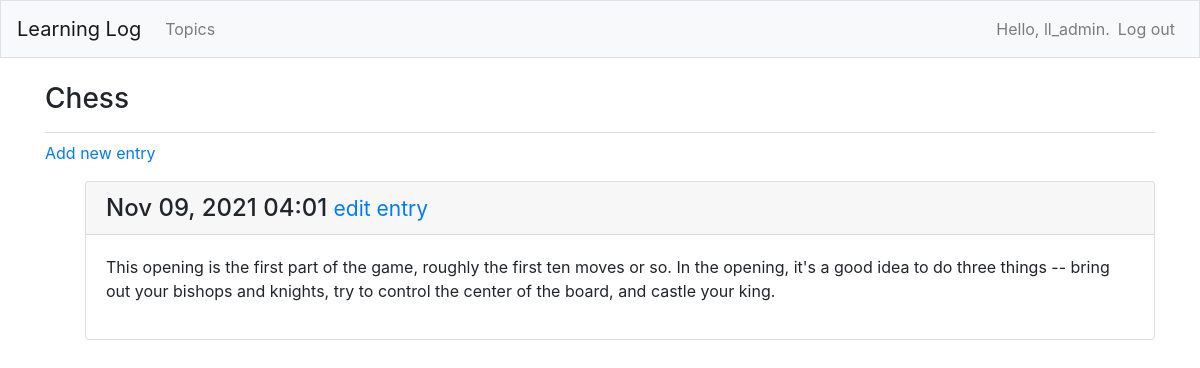
The page /topics/1/ (signed in) on the database its author committed.
### learning_logs/models.py (models this page shows, shortened)
class Topic(models.Model):
  text = models.CharField(max_length=200)
  date_added = models.DateTimeField(auto_now_add=True)
  owner = models.ForeignKey(User, on_delete=models.CASCADE)
  def __str__(self):
    return self.text

class Entry(models.Model):
  topic = models.ForeignKey(Topic, on_delete=models.CASCADE)
  text = models.TextField()
  date_added = models.DateTimeField(auto_now_add=True)
  class Meta:
    verbose_name_plural = 'entries'

### learning_logs/views.py (the view)
# urls.py: path('topics/<int:topic_id>/', views.topic, name='topic'),
@login_required
def topic(request, topic_id):
  topic = Topic.objects.get(id=topic_id)
  if topic.owner != request.user:
    raise Http404
  entries = topic.entry_set.order_by('-date_added')
  context = {'topic': topic, 'entries': entries}
  return render(request, 'learning_logs/topic.html', context)

### learning_logs/templates/learning_logs/topic.html
{% extends 'learning_logs/base.html' %}
{% block page_header %}
  <h3>{{ topic }}</h3>
{% endblock page_header %}
{% block content %}
  <p>
    <a href="{% url 'learning_logs:new_entry' topic.id %}">Add new entry</a>
  </p>
  <ul>
  {% for entry in entries %}
    <div class="card mb-3">
      <h4 class="card-header">
        {{ entry.date_added|date:'M d, Y H:i' }}
        <small><a href="{% url 'learning_logs:edit_entry' entry.id %}">
            edit entry</a></small>
      </h4>
      <div class="card-body">
        {{ entry.text|linebreaks }}
      </div>
    </div>
  {% empty %}
    <p>There are no entries for this topic yet.</p>
  {% endfor %}
{% endblock content %}

### learning_logs/templates/learning_logs/base.html (shortened to what this page needs)
{% load bootstrap4 %}
<!doctype html>
<html lang="en">
<head>
  {% bootstrap_css %}
</head>
<body>
  <nav class="navbar navbar-expand-md navbar-light bg-light mb-4 border">
    <a class="navbar-brand" href="{% url 'learning_logs:index'%}">
        Learning Log</a>
    <div class="collapse navbar-collapse" id="navbarCollapse">
      <ul class="navbar-nav mr-auto">
        <li class="nav-item">
          <a class="nav-link" href="{% url 'learning_logs:topics'%}">
              Topics</a></li>
      </ul>
      <ul class="navbar-nav ml-auto">
        {% if user.is_authenticated %}
          <li class="nav-item">
            <span class="navbar-text"}">Hello, {{ user.username }}.</span>
          </li>
          <li class="nav-item">
            <a class="nav-link" href="{% url 'users:logout' %}">Log out</a>
          </li>
        {% else %}
          <li class="nav-item">
            <a class="nav-link" href="{% url 'users:register' %}">Register</a>
          </li>
          <li class="nav-item">
            <a class="nav-link" href="{% url 'users:login' %}">Log in</a></li>
        {% endif %}
      </ul>
    </div>
  </nav>
  <main role="main" class="container">
    <div class="pb-2 mb-2 border-bottom">
      {% block page_header %}{% endblock page_header %}
    </div>
    <div>
      {% block content %}{% endblock content %}
    </div>
  </main>
</body>
</html>

### rows shown on the page
Topic: text "Chess"
Entry: date_added "Nov 09, 2021 04:01", text "This opening is the first part of the game, roughly the first ten moves or so. In the opening, it's a good idea to do three things -- bring out your bishops and knights, try to control the center of the board, and castle your king."

### other values the page prints
{{ user.username }} "ll_admin"
